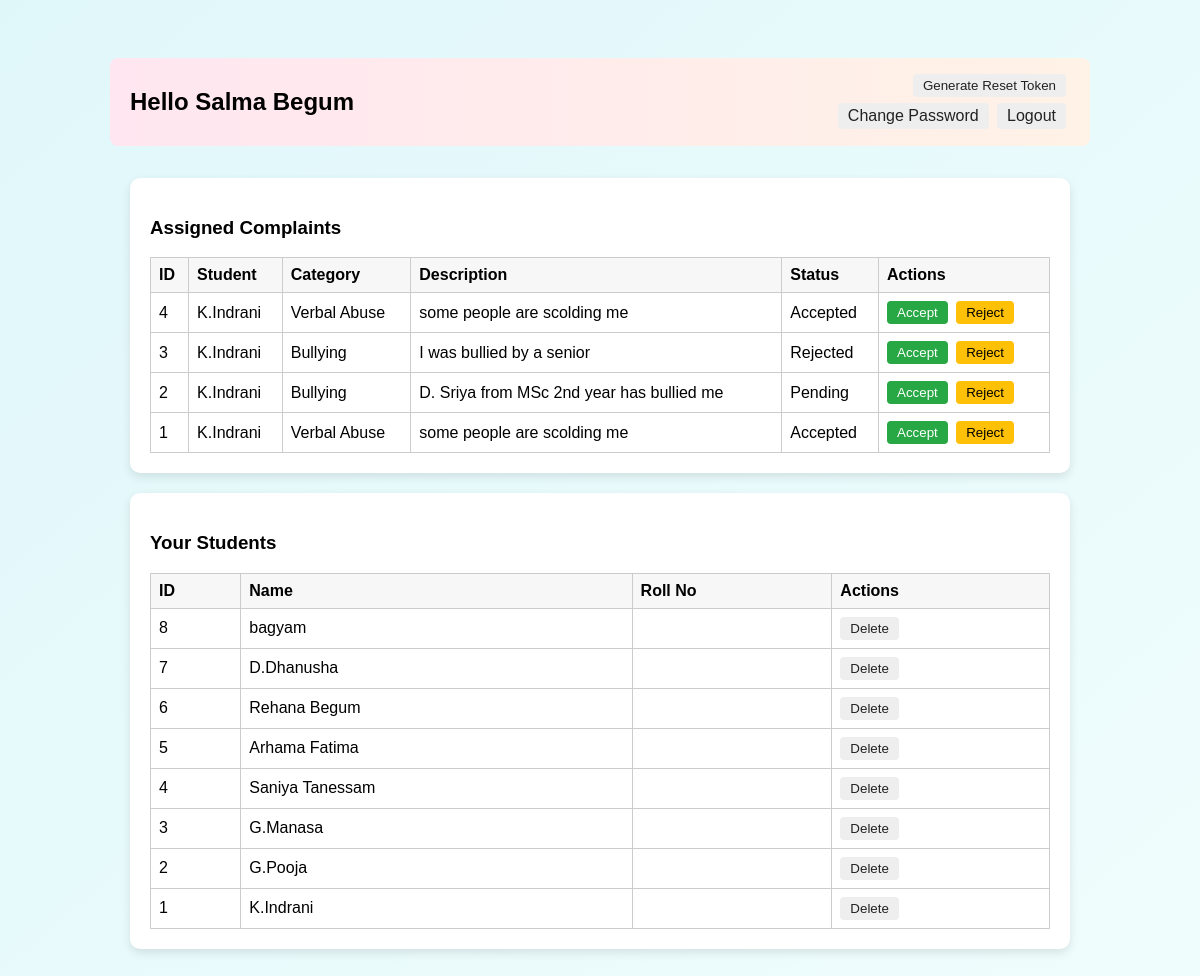
Before: /teacher_dashboard (signed in) with the older database file.
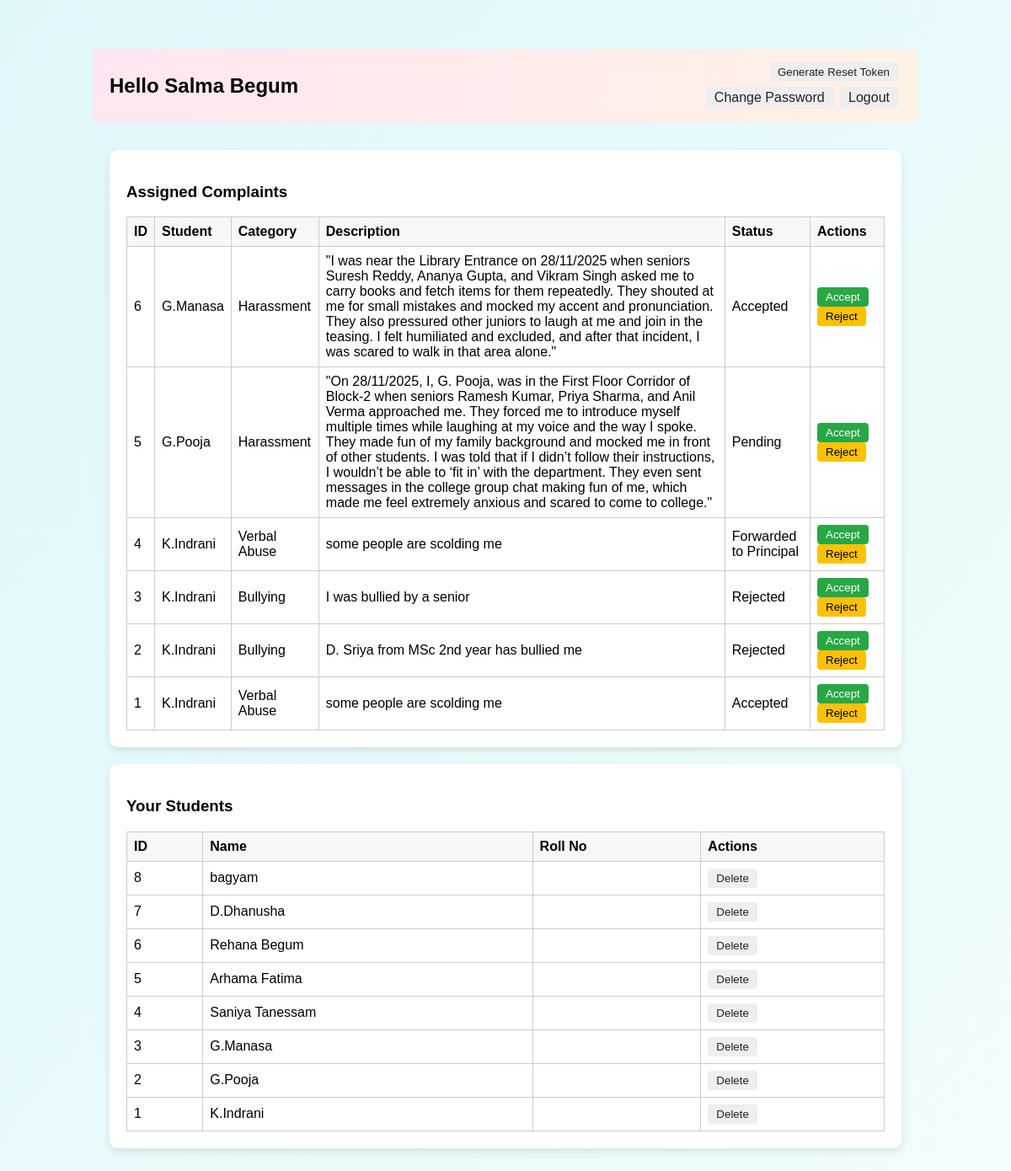
After: the same page with the newer database file.
### tables this page shows
CREATE TABLE teachers (
    id INTEGER PRIMARY KEY AUTOINCREMENT,
    name TEXT NOT NULL,
    teacher_code TEXT NOT NULL UNIQUE,
    performance_accepted INTEGER DEFAULT 0,
    performance_rejected INTEGER DEFAULT 0,
    created_at DATETIME DEFAULT CURRENT_TIMESTAMP
);

CREATE TABLE complaints (
    id INTEGER PRIMARY KEY AUTOINCREMENT,
    student_id INTEGER NOT NULL,
    teacher_id INTEGER NOT NULL,
    category TEXT,
    description TEXT,
    attachment TEXT,
    status TEXT DEFAULT 'Pending',
    reason TEXT,
    created_at DATETIME DEFAULT CURRENT_TIMESTAMP,
    FOREIGN KEY (student_id) REFERENCES students(id),
    FOREIGN KEY (teacher_id) REFERENCES teachers(id)
);

CREATE TABLE students (
    id INTEGER PRIMARY KEY AUTOINCREMENT,
    name TEXT NOT NULL,
    unique_code TEXT NOT NULL UNIQUE,
    mentor_id INTEGER,
    roll_no TEXT,
    extra TEXT,
    created_at DATETIME DEFAULT CURRENT_TIMESTAMP,
    FOREIGN KEY (mentor_id) REFERENCES teachers(id)
);

### app.py (the view)
    def wrapper(*args, **kwargs):
        if not is_logged_in():
            flash('You must be logged in', 'danger')
            return redirect(url_for('index'))
        return f(*args, **kwargs)

### app.py (called while the page is built)
def get_db():
    conn = sqlite3.connect(DB_PATH)
    conn.row_factory = sqlite3.Row
    return conn

def is_logged_in():
    return 'user_id' in session

def require_login(f):
    def wrapper(*args, **kwargs):
        if not is_logged_in():
            flash('You must be logged in', 'danger')
            return redirect(url_for('index'))
        return f(*args, **kwargs)
    wrapper.__name__ = f.__name__
    return wrapper

### templates/teacher_dashboard.html (shortened to what this page needs)
﻿<!doctype html>
<html>
<head>
  <link rel="stylesheet" href="/static/css/common.css">
  <link rel="stylesheet" href="/static/css/teacher.css">
</head>
<body class="teacher-bg">
  <div class="container">
    <header style="display:flex; justify-content:space-between; align-items:center; padding:10px 20px;">
      <h2>Hello {{ teacher.name }}</h2>
      <div style="text-align:right;">
        {% if reset_token %}
          <div style="font-family:monospace; background:#f7f7f7; padding:6px 10px; border-radius:6px; display:inline-block; margin-right:8px">
            Token: {{ reset_token }}
          </div>
          <div class="muted" style="display:block; font-size:0.85rem">Expires: {{ reset_expires }}</div>
        {% else %}
          <form method="post" action="/generate_token" style="display:inline">
            <button class="btn" type="submit">Generate Reset Token</button>
          </form>
        {% endif %}
        <nav style="margin-top:6px;">
          <a href="/change_password" class="btn">Change Password</a>
          <a href="/logout" class="btn">Logout</a>
        </nav>
      </div>
    </header>
    <main>
      <section class="card">
        <h3>Assigned Complaints</h3>
        <table>
          <thead>
            <tr>
              <th>ID</th>
              <th>Student</th>
              <th>Category</th>
              <th>Description</th>
              <th>Status</th>
              <th>Actions</th>
            </tr>
          </thead>
          <tbody>
            {% for c in complaints %}
            <tr id="complaint-{{ c.id }}">
              <td>{{ c.id }}</td>
              <td>{{ c.student_name }}</td>
              <td>{{ c.category }}</td>
              <td>{{ c.description }}</td>
              <td class="status">{{ c.status }}</td>
              <td>
                  <button class="btn accept" data-id="{{ c.id }}" data-action="accept">Accept</button>
                  <button class="btn reject" data-id="{{ c.id }}" data-action="reject">Reject</button>
              </td>
            </tr>
            {% else %}
            <tr><td colspan="6">No complaints assigned.</td></tr>
            {% endfor %}
          </tbody>
        </table>
      </section>
      <section class="card">
        <h3>Your Students</h3>
        <table>
          <thead>
            <tr>
              <th>ID</th>
              <th>Name</th>
              <th>Roll No</th>
              <th>Actions</th>
            </tr>
          </thead>
          <tbody>
            {% for s in students %}
            <tr>
              <td>{{ s.id }}</td>
              <td>{{ s.name }}</td>
              <td>{{ s.roll_no }}</td>
              <td>
                <form method="post" action="/delete_student" style="display:inline;">
                  <button class="btn delete" type="submit" onclick="return confirm('Delete this student?')">Delete</button>
                </form>
              </td>
            </tr>
            {% else %}
            <tr><td colspan="4">No students assigned.</td></tr>
            {% endfor %}
          </tbody>
        </table>
      </section>
    </main>
  </div>
</body>
</html>

### static/css/common.css (style rules this page uses)
.container { max-width:980px; margin:20px auto; }
.card { background:white; padding:18px; border-radius:10px; box-shadow:0 6px 18px rgba(0,0,0,0.06); }
header { display:flex; align-items:center; justify-content:space-between; gap:20px; margin-bottom:12px }
.btn { display:inline-block; background:#eee; padding:8px 12px; border-radius:6px; text-decoration:none; color:#222 }

### static/css/teacher.css (style rules this page uses)
.teacher-bg header { background:linear-gradient(90deg,#ffe6f0,#fff2e6); padding:12px; border-radius:8px }

### templates/teacher_dashboard.html (style rules this page uses)
body.teacher-bg { background: linear-gradient(to bottom right, #e0f7fa, #f0fdfd); font-family: Arial, sans-serif; overflow-x: hidden; }
main { padding: 20px; max-height: calc(100vh - 80px); overflow-y: auto; }
.card { background: #fff; border-radius: 10px; box-shadow: 0 4px 10px rgba(0,0,0,0.1); padding: 20px; margin-bottom: 20px; }
table { width: 100%; border-collapse: collapse; margin-top: 12px; }
th, td { border: 1px solid #ccc; padding: 8px; text-align: left; }
th { background-color: #f7f7f7; }
.btn { padding: 4px 10px; border-radius: 4px; border: none; cursor: pointer; margin-right:4px; }
.btn.accept { background-color:#28a745; color:white; }
.btn.reject { background-color:#ffc107; color:black; }

Changed rows visible on the page:
added complaints: id "6", student_name "G.Manasa", category "Harassment", description "\"I was near the Library Entrance on 28/11/2025 when seniors Suresh Reddy, Ananya Gupta, and Vikram Singh asked me to carry books and fetch items for them repeatedly. They shouted at me for small mistakes and mocked my accent and pronunciation. They also pressured other juniors to laugh at me and join in the teasing. I felt humiliated and excluded, and after that incident, I was scared to walk in that area alone.\"", status "Accepted"
added complaints: id "5", student_name "G.Pooja", category "Harassment", description "\"On 28/11/2025, I, G. Pooja, was in the First Floor Corridor of Block‑2 when seniors Ramesh Kumar, Priya Sharma, and Anil Verma approached me. They forced me to introduce myself multiple times while laughing at my voice and the way I spoke. They made fun of my family background and mocked me in front of other students. I was told that if I didn’t follow their instructions, I wouldn’t be able to ‘fit in’ with the department. They even sent messages in the college group chat making fun of me, which made me feel extremely anxious and scared to come to college.\"", status "Pending"
changed complaints id 4: status "Accepted" → "Forwarded to Principal"
changed complaints "D. Sriya from MSc 2nd year has bullied me": status "Pending" → "Rejected"
